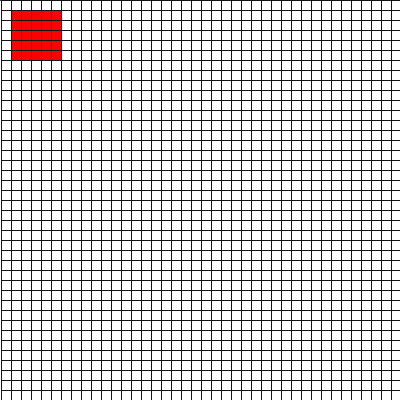
Frame 1 (no input)
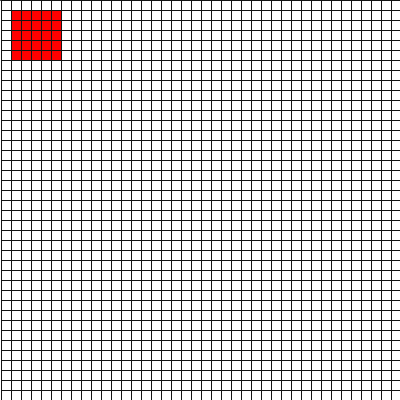
Frame 60 (the mouse pressed at the canvas centre just before this capture)
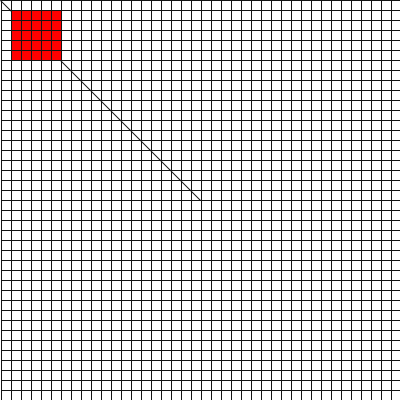
Frame 120 (the mouse held since frame 60 and released just before this capture)

The Processing sketch that drew these frames (run headless with seeded random() and noise(); from frame 60 on, the mouse is pressed at the canvas centre):

// Processing sketch: processing_84857
// ── processing_84857.pde

int gridSpacing = 10;

void setup() {
  size(400, 400);
}

void draw() {
  background(255);
  fill(255, 0, 0);
  line(mouseX, mouseY, 0, 0);
  translate(1, 0);
  stroke(20);
  rect(10, 10, 50, 50);
  
  for (int i = 0; i < width; i += gridSpacing) {
    for (int j = 0; j < height; j += gridSpacing) {
      line(i, j, i, height);
      line(i, j, width, j);
    }
  }
}
